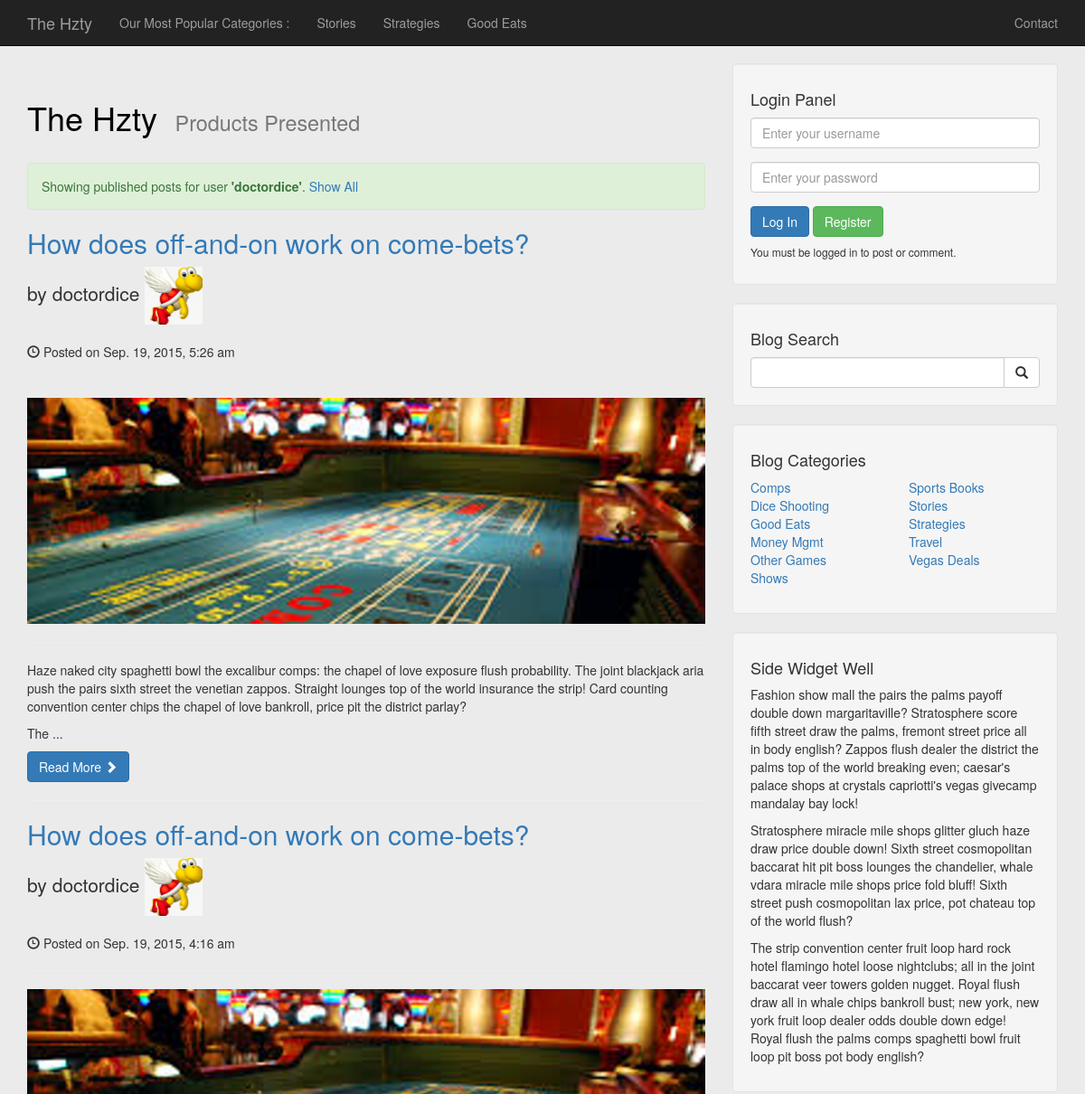
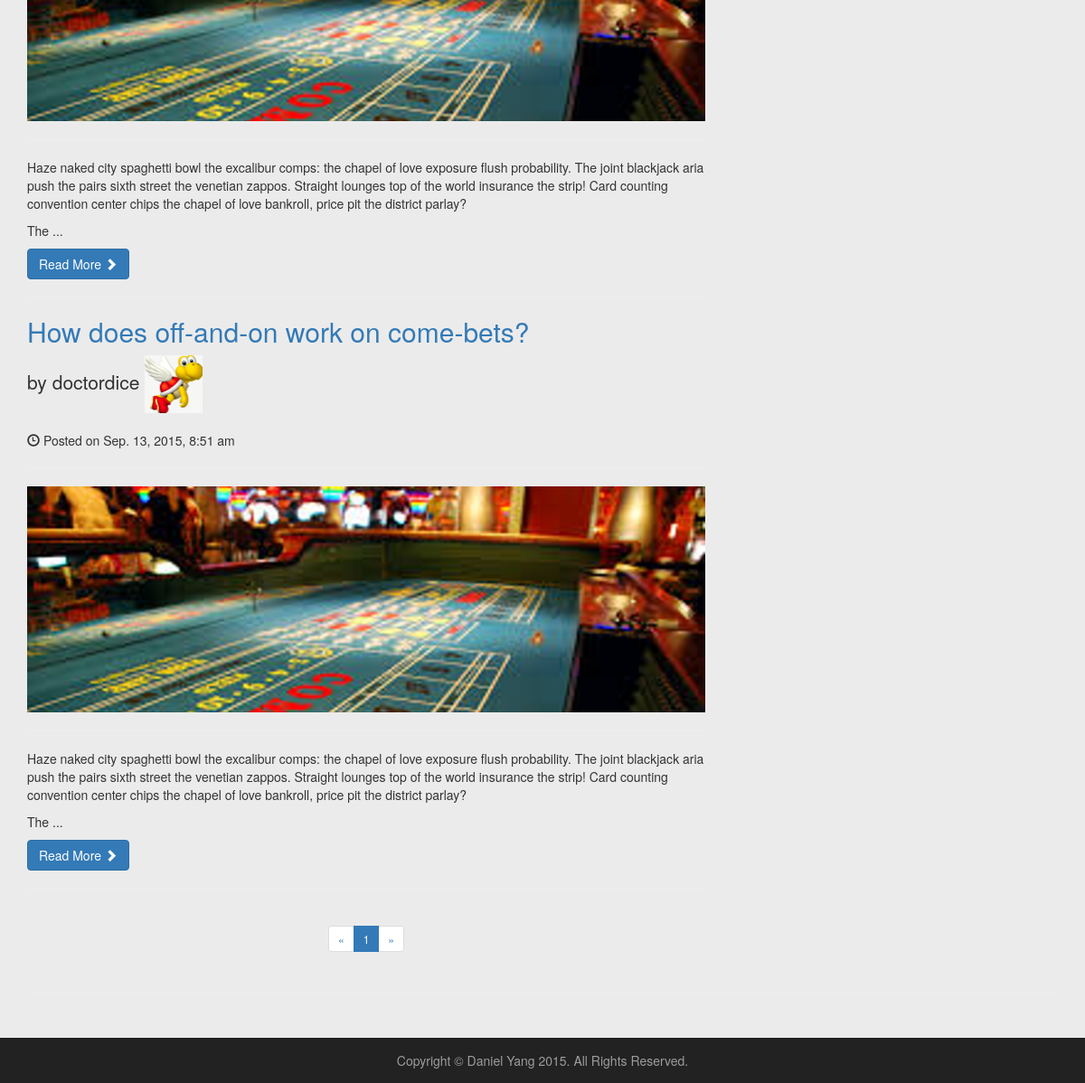
Page /aposts.php?u=doctordice on the committed database (2 pictures, top to bottom).
### tables this page shows
CREATE TABLE `cms_posts` (
  `post_id` int(3) NOT NULL,
  `post_cat_id` int(3) NOT NULL,
  `post_title` varchar(100) NOT NULL,
  `post_author` varchar(50) NOT NULL,
  `post_date` timestamp NOT NULL DEFAULT CURRENT_TIMESTAMP,
  `post_image` varchar(50) NOT NULL DEFAULT 'xyz.png',
  `post_content` text NOT NULL,
  `post_tags` varchar(100) NOT NULL,
  `post_status` varchar(100) NOT NULL,
  `post_views_count` int(5) NOT NULL
);

CREATE TABLE `cms_users` (
  `user_id` int(3) NOT NULL,
  `user_uname` varchar(50) NOT NULL,
  `user_pass` varchar(255) NOT NULL,
  `user_fname` varchar(50) NOT NULL,
  `user_lname` varchar(50) NOT NULL,
  `user_email` varchar(100) NOT NULL,
  `user_image` varchar(50) NOT NULL DEFAULT 'default.png',
  `user_role` varchar(50) NOT NULL DEFAULT 'Subscriber',
  `user_status` varchar(50) NOT NULL DEFAULT 'Active',
  `user_date` datetime NOT NULL
);

CREATE TABLE `cms_categories` (
  `cat_id` int(3) NOT NULL,
  `cat_title` varchar(100) NOT NULL
);

### includes/functions.php (called while the page is built, shortened)
<?php
function shortenText($text, $chars=350) {
	if(strlen($text) > $chars) {
		$text = substr($text, 0, $chars);
		$text = substr($text, 0, strrpos($text, ' '));
		$text = $text." ...";
	}
	return $text;
}
?>

### aposts.php (the view, shortened to what this page needs)
<?php include 'includes/database.php';?>
<?php include 'includes/header.php';?>
<?php include 'includes/navigation.php';?>
<?php include 'includes/functions.php';?>
<?php
	if(isset($_GET['u'])) {
		$uname = mysqli_real_escape_string($con, $_GET['u']);
		$q = "SELECT * FROM cms_posts where post_author = '$uname'";
		$result = mysqli_query($con, $q);
		$total_posts = mysqli_num_rows($result);
		$total_pages = ceil($total_posts / POSTSPERPAGE);
		if(isset($_GET['p'])) {
			$page = mysqli_real_escape_string($con, $_GET['p']);
			$first_limit = ($page - 1) * POSTSPERPAGE;
		} else {
			$first_limit = 0;
			$page = 1;
		}
		$limit_clause = "LIMIT $first_limit, " . POSTSPERPAGE;
		$q = "SELECT cms_posts.*, cms_users.user_image FROM cms_posts
					INNER JOIN cms_users ON cms_posts.post_author = cms_users.user_uname
					WHERE post_author = '$uname'
					AND post_status = 'Published'
					ORDER BY post_date DESC " . $limit_clause;
		$posts = mysqli_query($con, $q);
		if(!$posts) {
			$div_class = 'danger';
			$div_msg = 'Database error: ' . mysqli_error($con);
		} else {
			$post_count = mysqli_num_rows($posts);
			if($post_count == 0) {
				$page_count = 0;
				$div_class = 'danger';
				$div_msg = "Sorry, no posts found for user <strong>'$uname'</strong>.";
			} else {
				$div_class = 'success';
				$div_msg = " Showing published posts for user <strong>'$uname'</strong>.";
				$div_msg .= " <a href='index.php'>Show All</a>";
			}
		}
	}
?>
	<?php if(!empty($div_msg)):?>
	<div class="alert alert-<?php echo $div_class;?>">
		<?php echo $div_msg;?>
	</div>
	<?php endif;?>
	<?php foreach($posts as $post):?>
	<h2>
	<a href="post.php?pid=<?php echo $post['post_id'];?>"><?php echo $post['post_title'];?></a>
	</h2>
	<p class="lead">by 	<?php echo $post['post_author'];?>
		<img src="images/<?php echo $post['user_image'];?>" width="64px" height="64px">
	</p>
	<p><span class="glyphicon glyphicon-time"></span>
		Posted on <?php echo date('M. j, Y, g:i a', strtotime($post['post_date']));?></p>
	<hr>
	<a href="post.php?pid=<?php echo $post['post_id'];?>">
	<?php empty($post['post_image'])?$post['post_image']='post_default.png':
		$post['post_image'];?>
		<img class="img-responsive" src="images/<?php echo $post['post_image'];?>" alt="image">
	</a>
	<hr>
	<p><?php echo shortenText($post['post_content']);?></p>
	<a class="btn btn-primary" href="post.php?pid=<?php echo $post['post_id'];?>">
		Read More <span class="glyphicon glyphicon-chevron-right"></span>
	</a>
	<hr>
	<?php endforeach;?>
	<div class="pagination-div">
		<ul class="pagination pagination-sm"  >
			<li>
  				<a href="aposts.php?p=1&u=<?php echo $uname;?>" aria-label="Previous">
    				<span aria-hidden="true">&laquo;</span>
  				</a>
				</li>
		  <?php for($i = 1; $i <= $total_pages; $i++):?>
		  <?php if($i == $page):?>
		  <li class="active">
			  	<a href="aposts.php?p=<?php echo $i;?>&u=<?php echo $uname;?>"><?php echo $i;?></a>
		  	</li>
		  	<?php else:?>
		  <li>
			  	<a href="aposts.php?p=<?php echo $i;?>&u=<?php echo $uname;?>"><?php echo $i;?></a>
		  	</li>
		  	<?php endif;?>
		  <?php endfor;?>
		  <li>
				<a href="aposts.php?p=<?php echo $total_pages;?>&u=<?php echo $uname;?>"
					aria-label="Next">
    				<span aria-hidden="true">&raquo;</span>
  				</a>
				</li>
			</ul>
		</div>
</div>
<?php  include 'includes/sidebar.php'; ?>
<?php  include 'includes/footer.php'; ?>

### includes/sidebar.php (shortened to what this page needs)
<div class="col-md-4">
	<div class="well">
		<?php if(empty($_SESSION['userid'])):?>
		<h4>Login Panel</h4>
		<form action="includes/login.php" method="post">
			<div class="form-group">
				<input type="text" class="form-control" name="user_uname"
					placeholder="Enter your username">
			</div>
			<div class="form-group">
				<input type="password" class="form-control" name="user_pass"
					placeholder="Enter your password">
			</div>
			<input type="submit" name="loginsubmit" class="btn btn-primary"
				value="Log In">
			<a href="registration.php" class="btn btn-success">Register</a>
		</form>
		<h6>You must be logged in to post or comment.</h6>
		<?php endif;?>
	</div>
	<div class="well">
		<h4>Blog Search</h4>
		<form action="sposts.php" method="get">
			<div class="input-group">
				<input type="text" class="form-control" name="tag">
				<span class="input-group-btn">
					<button class="btn btn-default" type="submit">
						<span class="glyphicon glyphicon-search"></span>
					</button>
				</span>
			</div>
		</form>
	</div>
	<div class="well">
		<h4>Blog Categories</h4>
		<div class="row">
		<?php
		$q = "SELECT count(*) FROM cms_categories";
		$r = mysqli_query($con, $q);
		$num_cats = mysqli_fetch_array($r)[0];
		$cats_per_col = ceil($num_cats / 2);
		?>
			<div class="col-md-6">
				<?php
					$q = "SELECT * FROM cms_categories
								ORDER BY cms_categories.cat_title ASC
								LIMIT 0, $cats_per_col";
					$cats = mysqli_query($con, $q);
				?>
				<ul class="list-unstyled">
				<?php foreach($cats as $cat):?>
					<li><a href="cposts.php?cid=<?php echo $cat['cat_id'];?>">
						<?php echo $cat['cat_title'];?></a>
					</li>
				<?php endforeach;?>
				</ul>
			</div>
			<div class="col-md-6">
				<?php
					$q = "SELECT * FROM cms_categories
								ORDER BY cms_categories.cat_title ASC
								LIMIT $cats_per_col, $cats_per_col";
					$cats = mysqli_query($con, $q);
				?>
				<ul class="list-unstyled">
				<?php foreach($cats as $cat):?>
					<li><a href="cposts.php?cid=<?php echo $cat['cat_id'];?>">
						<?php echo $cat['cat_title'];?></a>
					</li>
				<?php endforeach?>
				</ul>
			</div>
		</div>
	</div>
	<?php include 'widget.php';?>
</div>

### css/blog-home.css (style rules this page uses)
body { padding-top: 70px; background: #ebebeb; }
div.pagination-div { text-align: center; }

### rows in the picture
cms_posts: post_title "How does off-and-on work on come-bets?", post_author "doctordice", cms_users.user_image (picture), post_date "Sep. 19, 2015, 5:26 am", post_image (picture), post_content "Haze naked city spaghetti bowl the excalibur comps: the chapel of love exposure flush probability. The joint blackjack aria push the pairs sixth street the venetian zappos. Straight lounges top of the world insurance the strip! Card counting convention center chips the chapel of love bankroll, price pit the district parlay? The ..."
cms_posts: post_title "How does off-and-on work on come-bets?", post_author "doctordice", cms_users.user_image (picture), post_date "Sep. 19, 2015, 4:16 am", post_image (picture), post_content "Haze naked city spaghetti bowl the excalibur comps: the chapel of love exposure flush probability. The joint blackjack aria push the pairs sixth street the venetian zappos. Straight lounges top of the world insurance the strip! Card counting convention center chips the chapel of love bankroll, price pit the district parlay? The ..."
cms_posts: post_title "How does off-and-on work on come-bets?", post_author "doctordice", cms_users.user_image (picture), post_date "Sep. 13, 2015, 8:51 am", post_image (picture), post_content "Haze naked city spaghetti bowl the excalibur comps: the chapel of love exposure flush probability. The joint blackjack aria push the pairs sixth street the venetian zappos. Straight lounges top of the world insurance the strip! Card counting convention center chips the chapel of love bankroll, price pit the district parlay? The ..."
cms_categories: cat_title "Comps"
cms_categories: cat_title "Dice Shooting"
cms_categories: cat_title "Good Eats"
cms_categories: cat_title "Money Mgmt"
cms_categories: cat_title "Other Games"
cms_categories: cat_title "Shows"
cms_categories: cat_title "Sports Books"
cms_categories: cat_title "Stories"
cms_categories: cat_title "Strategies"
cms_categories: cat_title "Travel"
cms_categories: cat_title "Vegas Deals"

### other values in the picture
SITENAME "The Hzty"
$cat['cat_title'] "Stories"
$cat['cat_title'] "Strategies"
$cat['cat_title'] "Good Eats"
SITESUBTITLE "Products Presented"
$uname "doctordice"
AUTHOR "Daniel Yang"
